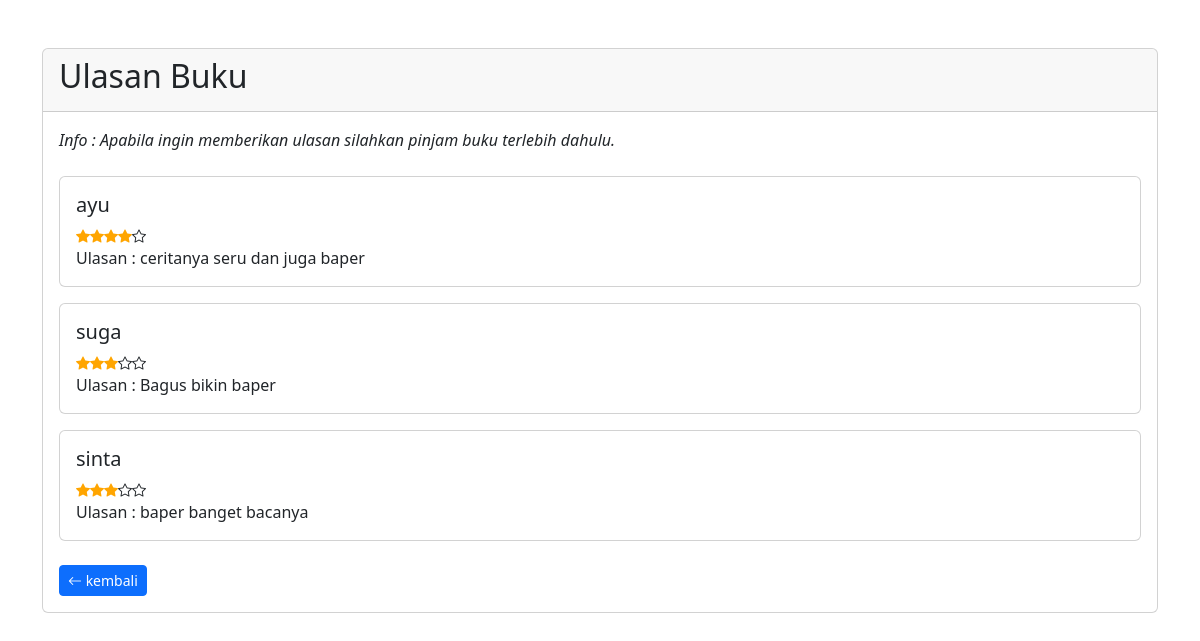
Screenshot of /peminjam/ulasan_buku_detail.php?id_buku=10 (signed in) with the database file from the repository.
### tables this page shows
CREATE TABLE `ulasanbuku` (
  `id_ulasan` int(11) NOT NULL,
  `id_user` int(11) NOT NULL,
  `id_buku` int(11) NOT NULL,
  `ulasan` text NOT NULL,
  `rating` int(11) NOT NULL
);

CREATE TABLE `user` (
  `id_user` int(11) NOT NULL,
  `username` varchar(255) NOT NULL,
  `password` varchar(255) NOT NULL,
  `email` varchar(255) NOT NULL,
  `nama_lengkap` varchar(255) NOT NULL,
  `alamat` text NOT NULL,
  `level` enum('admin','petugas','peminjam') NOT NULL
);

### peminjam/ulasan_buku_detail.php (the view, shortened to what this page needs)
<?php
include '../koneksi.php';
$id = $_GET['id_buku'];
$query = "SELECT ulasanbuku.*, user.username FROM ulasanbuku
            JOIN user ON ulasanbuku.id_user = user.id_user
           WHERE ulasanbuku.id_buku = '$id'";
$ulasan = mysqli_query($koneksi, $query);
?>
<!DOCTYPE html>
<html lang="en">
<head>
    <link href="https://cdn.jsdelivr.net/npm/bootstrap@5.3.2/dist/css/bootstrap.min.css" rel="stylesheet">
    <link rel="stylesheet" href="https://cdn.jsdelivr.net/npm/bootstrap-icons@1.11.3/font/bootstrap-icons.min.css">
    <link rel="stylesheet" href="https://cdnjs.cloudflare.com/ajax/libs/font-awesome/4.7.0/css/font-awesome.min.css">
    <link rel="stylesheet" href="assets/bootstrap/css/bootstrap.min.css">
</head>
<body>
    <div class="container mt-5">
        <div class="card">
            <div class="card-header">
                <h2>Ulasan Buku</h2>
            </div>
            <div class="card-body">
                <div class="fst-italic fs-6 mb-4">
                    Info : Apabila ingin memberikan ulasan silahkan pinjam buku terlebih dahulu.
                </div>
                <?php if (mysqli_num_rows($ulasan) > 0) { ?>
                    <?php foreach ($ulasan as $u) : ?>
                        <div class="card mb-3">
                            <div class="card-body">
                                <div>
                                    <h5><?= $u['username']; ?></h5>
                                </div>
                                <div class="small">
                                    <?php
                                    $rating = $u['rating'];
                                    for ($i = 1; $i <= 5; $i++) {
                                        if ($i <= $rating) {
                                            echo '<i class="bi bi-star-fill"></i>';
                                        } else {
                                            echo '<i class="bi bi-star"></i>';
                                        }
                                    }
                                    ?>
                                </div>
                                <div>
                                    <td>Ulasan</td>
                                    <td>:</td>
                                    <td><?= $u['ulasan']; ?></td>
                                </div>
                            </div>
                        </div>
                    <?php endforeach; ?>
                <?php } ?>
                <div class="mt-4">
                    <a href="buku.php" class="btn btn-sm btn-primary"><i class="bi bi-arrow-left"></i> kembali</a>
                </div>
            </div>
        </div>
    </div>
</body>
</html>

### peminjam/ulasan_buku_detail.php (style rules this page uses)
.bi-star-fill { color: orange; }

### rows the page displays
ulasanbuku: id_user.username "ayu", rating 4 (drawn), ulasan "ceritanya seru dan juga baper"
ulasanbuku: id_user.username "suga", rating 3 (drawn), ulasan "Bagus bikin baper"
ulasanbuku: id_user.username "sinta", rating 3 (drawn), ulasan "baper banget bacanya"
